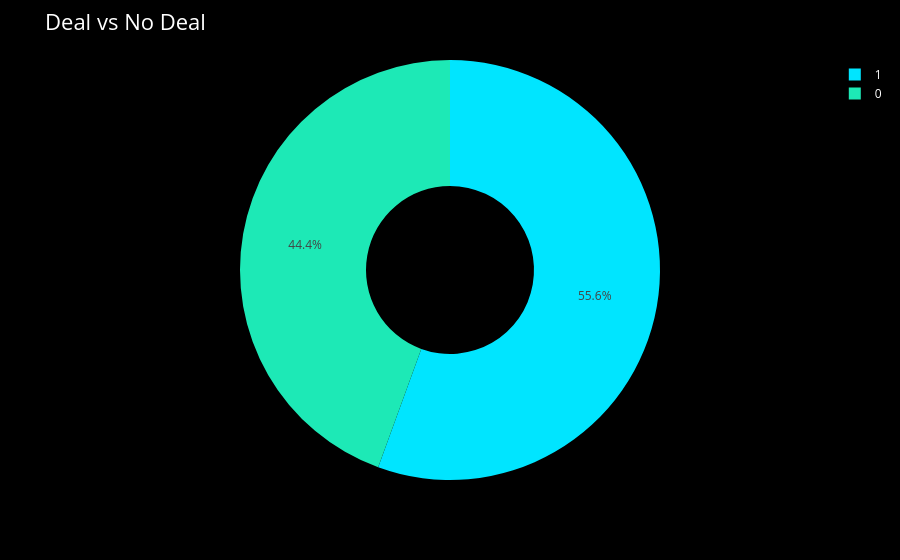

The code cell stored with this chart in its notebook:
### Code cell
deal_counts = df['deal'].value_counts().reset_index()
deal_counts.columns = ['Deal', 'Count']

fig = px.pie(
    deal_counts,
    names='Deal',
    values='Count',
    color_discrete_sequence=neon_rainbow_pro,
    hole=0.4
)

fig = neon_layout(fig, "Deal vs No Deal")
fig.show()

### Figure 1 — Plotly figure (JSON) as saved in the notebook; plotly's stock layout.template omitted (floating-point values rounded to 4 significant figures)
{"data": [{"domain": {"x": [0, 1], "y": [0, 1]}, "hole": 0.4, "hovertemplate": "Deal=%{label}<br>Count=%{value}<extra></extra>", "labels": [1, 0], "legendgroup": "", "name": "", "showlegend": true, "type": "pie", "values": [65, 52]}], "layout": {"font": {"color": "white"}, "legend": {"tracegroupgap": 0}, "margin": {"t": 60}, "paper_bgcolor": "black", "piecolorway": ["#00E5FF", "#1DE9B6", "#39FF14", "#CCFF00", "#FFF700", "#FF9100", "#FF1744", "#FF2FD7", "#E040FB", "#7C4DFF"], "plot_bgcolor": "black", "title": {"font": {"size": 22}, "text": "Deal vs No Deal"}, "xaxis": {"showgrid": false}, "yaxis": {"showgrid": false}}}
